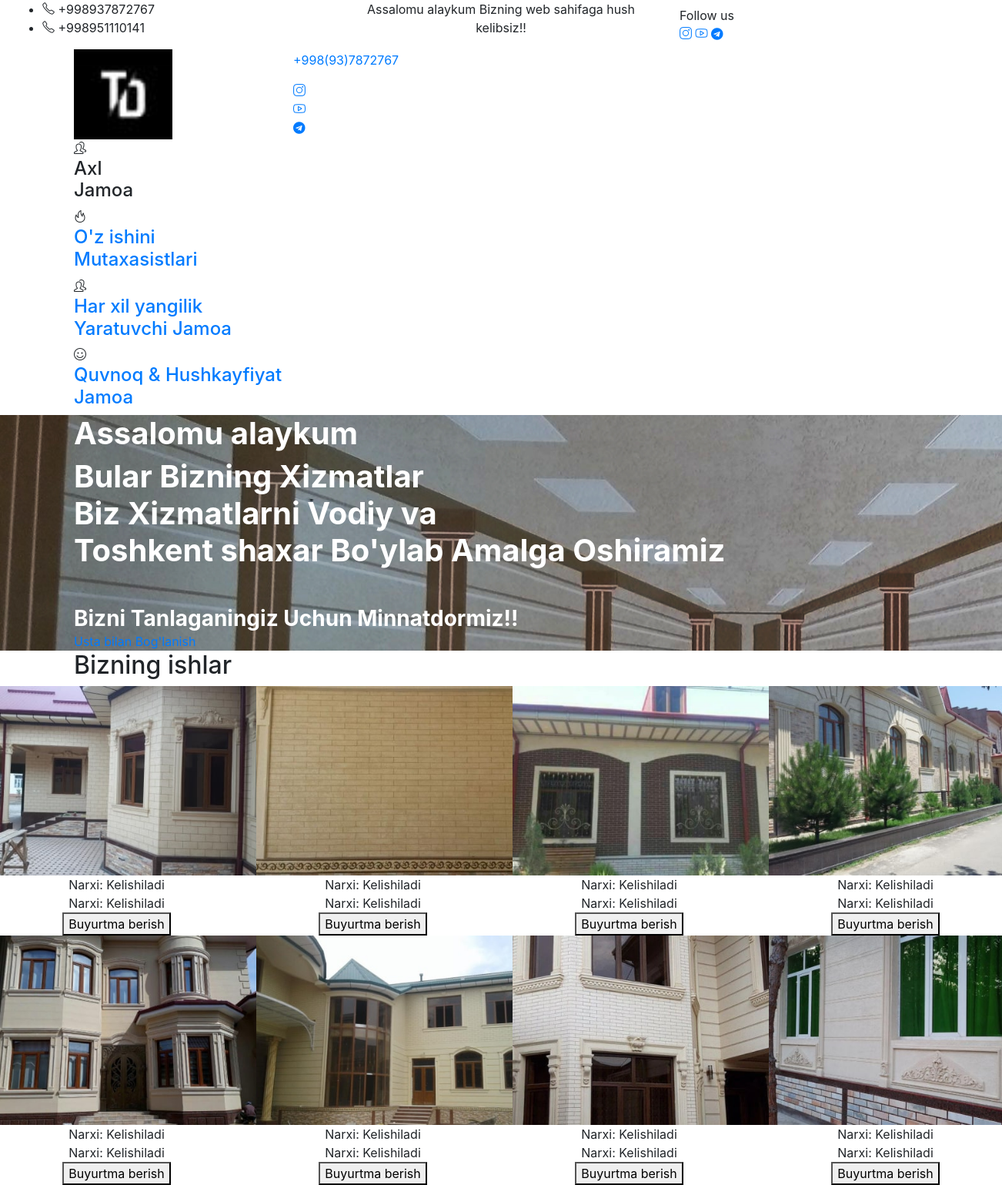
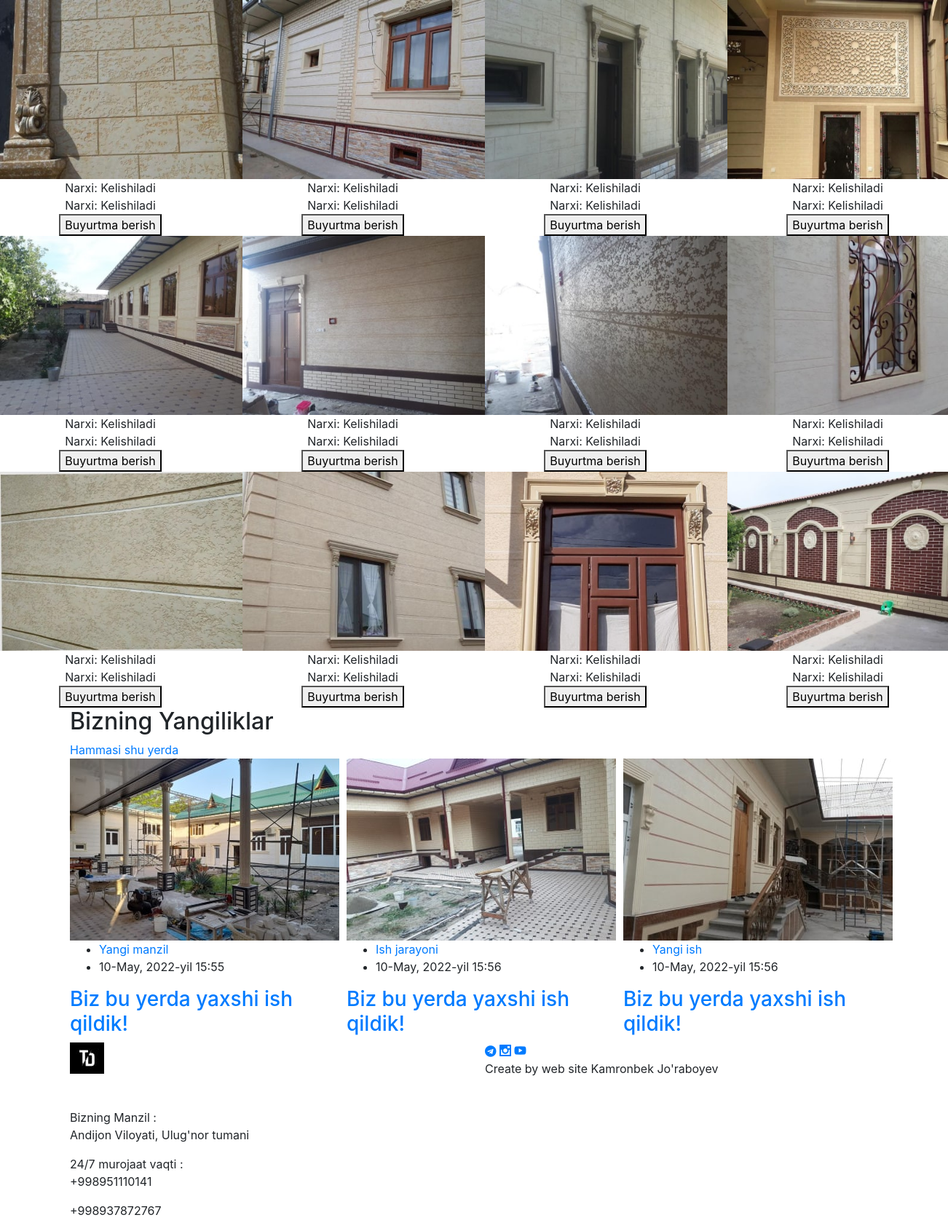
The page / on the database its author committed (2 pictures, top to bottom).
### main/models.py (models this page shows, shortened)
class Pictures(models.Model):
    rasm = models.ImageField(upload_to='products')
    narx = models.CharField(max_length=200)

class Blog(models.Model):
    picture = models.ImageField(upload_to='blog')
    title = models.CharField(max_length=100)
    date = models.DateTimeField(auto_now_add=True)
    text = models.TextField()

### main/views.py (the view)
# urls.py: path('', Photo),
def Photo(request):
    context = {
              'photos' : Pictures.objects.all(),
              'blogs' : Blog.objects.all()
        }
    return render(request,'index-4.html',context)

### template/index-4.html (shortened to what this page needs)
{% load static %}
<!doctype html>
<html class="no-js" lang="en">
<head>
 <link rel="stylesheet" href="https://cdnjs.cloudflare.com/ajax/libs/font-awesome/5.15.4/css/all.min.css" />
    <link rel="stylesheet" href="{% static 'css/vendor/bootstrap.min.css'%}">
    <link rel="stylesheet" href="{% static 'css/vendor/signericafat.css'%}">
    <link rel="stylesheet" href="{% static 'css/vendor/cerebrisans.css'%}">
    <link rel="stylesheet" href="{% static 'css/vendor/simple-line-icons.css'%}">
    <link rel="stylesheet" href="{% static 'css/vendor/elegant.css'%}">
    <link rel="stylesheet" href="{% static 'css/vendor/linear-icon.css'%}">
    <link rel="stylesheet" href="{% static 'css/plugins/nice-select.css'%}">
    <link rel="stylesheet" href="{% static 'css/plugins/easyzoom.css'%}">
    <link rel="stylesheet" href="{% static 'css/plugins/slick.css'%}">
    <link rel="stylesheet" href="{% static 'css/plugins/animate.css'%}">
    <link rel="stylesheet" href="{% static 'css/plugins/magnific-popup.css'%}">
    <link rel="stylesheet" href="{% static 'css/plugins/jquery-ui.css'%}">
    <link rel="stylesheet" href="{% static 'css/style.css'%}">
</head>
<body>
    <div class="main-wrapper">
        <header class="header-area">
            <div class="header-large-device section-padding-2">
                <div class="header-top header-top-ptb-3 bg-black">
                    <div class="container-fluid">
                        <div class="row align-items-center">
                            <div class="col-xl-4 col-lg-3">
                                <div class="header-quick-contect">
                                    <ul>
                                        <li><i class="icon-phone "></i> +998937872767</li>
                                        <li><i class="icon-phone"></i> +998951110141</li>
                                    </ul>
                                </div>
                            </div>
                            <div class="col-xl-4 col-lg-4">
                                <div class="header-offer-wrap-3 text-center">
                                     <p>Assalomu alaykum Bizning web sahifaga hush kelibsiz!!</p>
                                </div>
                            </div>
                            <div class="col-xl-4 col-lg-5">
                                <div class="header-top-right">
                                    <div class="social-hm4-wrap">
                                        <span>Follow us</span>
                                        <div class="social-style-1 social-style-1-white">
                                            <a class="instagram" href="https://www.instagram.com/travertin_decorate/"><i class="icon-social-instagram"></i></a>
                                            <a class="youtube" href="https://www.youtube.com/channel/UCerk8NNrx6qP8RC7j-p5t4Q"><i class="icon-social-youtube"></i></a>
                                            <a class="telegram" href="https://t.me/JasurbekSolijonov"><i class="fab fa-telegram"></i></a>
                                        </div>
                                    </div>
                                    </div>
                                </div>
                            </div>
                        </div>
                    </div>
                </div>
            <div class="header-small-device small-device-ptb-1 border-bottom-2">
                <div class="container">
                    <div class="row align-items-center">
                        <div class="col-3 m-0">
                            <div class="mobile-logo">
                                <a href="#" >
                                    <img class="travertin_photo w-50 " src="{% static 'images/cart/TD.jpg'%}" alt=""/>
                                </a>
                            </div>
                        </div>
                        <div class="col-9">
                            <div class="header-action header-action-flex">
                               <div class=" phone_number same-style-2 same-style-2-font-inc"><a href="#" ><p>+998(93)7872767</p> </a> </div>
                                <div class="same-style-2 same-style-2-font-inc">
                                     <a class="instagram" href="https://www.instagram.com/travertin_decorate/"><i class="icon-social-instagram"></i></a>
                                </div>
                                <div class="same-style-2 same-style-2-font-inc">
                                     <a class="youtube" href="https://www.youtube.com/channel/UCerk8NNrx6qP8RC7j-p5t4Q"><i class="icon-social-youtube"></i></a>
                                </div>
                                <div class="same-style-2 same-style-2-font-inc">
                                     <a class="telegram" href="https://t.me/travertin_decorate"><i class="fab fa-telegram"></i></a>
                                </div>
                            </div>
                        </div>
                    </div>
                </div>
            </div>
        </header>
        <div class="product-categories-area product-categories-border pt-50 pb-20">
            <div class="container">
                <div class="product-categories-wrap-2">
                    <div class="single-product-categories-2 mb-30">
                        <div class="product-categories-2-icon">
                            <i class="icon-people"></i>
                        </div>
                        <div class="product-categories-2-content">
                            <h4>Axl <br>Jamoa</h4>
                        </div>
                    </div>
                    <div class="single-product-categories-2 mb-30">
                        <div class="product-categories-2-icon">
                            <i class="icon-fire "></i>
                        </div>
                        <div class="product-categories-2-content">
                            <h4><a href="#">O'z ishini <br>Mutaxasistlari</a></h4>
                        </div>
                    </div>
                    <div class="single-product-categories-2 mb-30">
                        <div class="product-categories-2-icon">
                            <i class="icon-people"></i>
                        </div>
                        <div class="product-categories-2-content">
                            <h4><a href="#">Har xil yangilik <br> Yaratuvchi Jamoa</a></h4>
                        </div>
                    </div>
                    <div class="single-product-categories-2 mb-30">
                        <div class="product-categories-2-icon">
                            <i class="icon-emotsmile "></i>
                        </div>
                        <div class="product-categories-2-content">
                            <h4><a href="#">Quvnoq & Hushkayfiyat <br>Jamoa</a></h4>
                        </div>
                    </div>
                </div>
            </div>
        </div>
            <div class=" nav-style-1 dot-style-2 dot-style-2-position-2 dot-style-2-active-black">
                <div class="single-hero-slider single-animation-wrap slider-height-2 custom-d-flex custom-align-item-center bg-img hm2-slider-bg res-white-overly-xs" style="background-image:url({% static 'images/slider/images.png'%});">
                    <div class="container">
                        <div class="row">
                            <div class="col-12">
                                <div class="hero-slider-content-4 slider-animated-1">
                                    <div class="text-white">
                                        <h1 class="animated text-white" ><b>Assalomu alaykum</b></h1>
                                        <h1 class="animated text-white mb-5"><b>Bular Bizning Xizmatlar</b> <br> <b>Biz Xizmatlarni Vodiy va <br>Toshkent shaxar Bo'ylab Amalga Oshiramiz</b></b></h1>
                                    <h3 class="animated text-white mt-3 mb-0 "><b>Bizni Tanlaganingiz Uchun Minnatdormiz!!</b></h3>
                                    </div>
                                   <div class="btn-style-1 m-0">
                                        <a class="animated btn-1-padding-1" href="#" data-toggle="modal" data-target="#defaultModal">Usta bilan Bog'lanish</a>
                                    </div>
                                </div>
                            </div>
                        </div>
                    </div>
                </div>
        <div class="product-area pt-115 pb-80">
            <div class="container">
                <div class="section-title-tab-wrap mb-55">
                    <div class="section-title-4">
                        <h2>Bizning ishlar</h2>
                    </div>
                </div>
                </div>
                <div class="tab-content jump">
                    <div id="product-1" class="tab-pane active">
                        <div class="row">
                            {% for p in photos %}
                            <div class="col-xl-3 col-lg-4 col-md-6 col-sm-6 col-12 m-0 single-product-wrap">
                                <div class="single-product-wrap m-0 ">
                                    <div class="product-img product-img-zoom m-0">
                                        <span  >
                                            <img src="{{ p.rasm.url }}" alt="img" style="border: 50; max-width: none;max-height: 100%;width: auto;min-width: 320px;height: 246px;">
                                        </span>
                                    </div>
                                    <div class="product-content-wrap-2 text-center">
                                        <div class="product-price-2">
                                            <span>Narxi: {{ p.narx }}</span>
                                        </div>
                                    </div>
                                    <div class="product-content-wrap-2 product-content-position text-center">
                                        <div class="product-price-2">
                                            <span>Narxi: {{ p.narx }}</span>
                                        </div>
                                        <div class="pro-add-to-cart">
                                            <button title="Add to Cart" data-toggle="modal" data-target="#defaultModal">Buyurtma berish</button>
                                        </div>
                                    </div>
                                </div>
                            </div>
                            {% endfor %}
                        </div>
                    </div>
                </div>
            </div>
        </div>
        <div class="blog-area pt-115 pb-75">
            <div class="container">
                <div class="section-title-tab-wrap mb-55">
                    <div class="section-title-4">
                        <h2>Bizning Yangiliklar</h2>
                    </div>
                    <div class="btn-style-6 ml-60">
                        <a href="blog-details.html">Hammasi shu yerda</a>
                    </div>
                </div>
                <div class="row">
                    {% for b in blogs %}
                    <div class="col-lg-4 col-md-6">
                        <div class="blog-wrap mb-30">
                            <div class="blog-img mb-25">
                                <a href="#"><img src="{{ b.picture.url }}" alt="blog-img"></a>
                            </div>
                            <div class="blog-content">
                                <div class="blog-meta">
                                    <ul>
                                        <li><a href="#">{{ b.title }} </a></li>
                                        <li>{{ b.date }}</li>
                                    </ul>
                                </div>
                                <h3><a href="#">{{ b.text }}</a></h3>
                            </div>
                        </div>
                    </div>
                    {% endfor %}
                </div>
            </div>
        </div>
        <footer class="footer-area pb-65">
            <div class="container">
                <div class="row">
                    <div class="col-lg-6 col-md-6">
                        <div class="contact-info-wrap">
                            <div class=" w-50 h-50 mb-5">
                                <a href="#" ><img  src="{% static 'images/cart/TD.jpg'%}" alt="logo"></a>
                            </div>
                            <div class="single-contact-info">
                                <span>Bizning Manzil : </span>
                                <p>Andijon Viloyati, Ulug'nor tumani</p>
                            </div>
                            <div class="single-contact-info">
                                <span>24/7 murojaat vaqti :</span>
                                <p>+998951110141</p>
                                <p>+998937872767</p>
                            </div>
                        </div>
                    </div>
                    <div class="col-lg-6 col-md-6">
                        <div class="footer-right-wrap">
                            <div class="social-style-2 social-style-2-hover-black social-style-2-mrg">
                                <a href="https://t.me/travertin_decorate"><i class="fab fa-telegram"></i></a>
                                <a href="https://www.instagram.com/travertin_decorate/"><i class="social_instagram"></i></a>
                                <a href="https://www.youtube.com/channel/UCerk8NNrx6qP8RC7j-p5t4Q"><i class="social_youtube"></i></a>
                            </div>
                            <div class="copyright">
                                <p>Create by web site Kamronbek Jo'raboyev</p>
                            </div>
                        </div>
                    </div>
                </div>
            </div>
        </footer>
    </div>
</body>
</html>

### rows shown on the page
Pictures: rasm (picture), narx "Kelishiladi"
Pictures: rasm (picture), narx "Kelishiladi"
Pictures: rasm (picture), narx "Kelishiladi"
Pictures: rasm (picture), narx "Kelishiladi"
Pictures: rasm (picture), narx "Kelishiladi"
Pictures: rasm (picture), narx "Kelishiladi"
Pictures: rasm (picture), narx "Kelishiladi"
Pictures: rasm (picture), narx "Kelishiladi"
Pictures: rasm (picture), narx "Kelishiladi"
Pictures: rasm (picture), narx "Kelishiladi"
Pictures: rasm (picture), narx "Kelishiladi"
Pictures: rasm (picture), narx "Kelishiladi"
Pictures: rasm (picture), narx "Kelishiladi"
Pictures: rasm (picture), narx "Kelishiladi"
Pictures: rasm (picture), narx "Kelishiladi"
Pictures: rasm (picture), narx "Kelishiladi"
Pictures: rasm (picture), narx "Kelishiladi"
Pictures: rasm (picture), narx "Kelishiladi"
Pictures: rasm (picture), narx "Kelishiladi"
Pictures: rasm (picture), narx "Kelishiladi"
Blog: picture (picture), title "Yangi manzil", date "10-May, 2022-yil 15:55", text "Biz bu yerda yaxshi ish qildik!"
Blog: picture (picture), title "Ish jarayoni", date "10-May, 2022-yil 15:56", text "Biz bu yerda yaxshi ish qildik!"
Blog: picture (picture), title "Yangi ish", date "10-May, 2022-yil 15:56", text "Biz bu yerda yaxshi ish qildik!"
